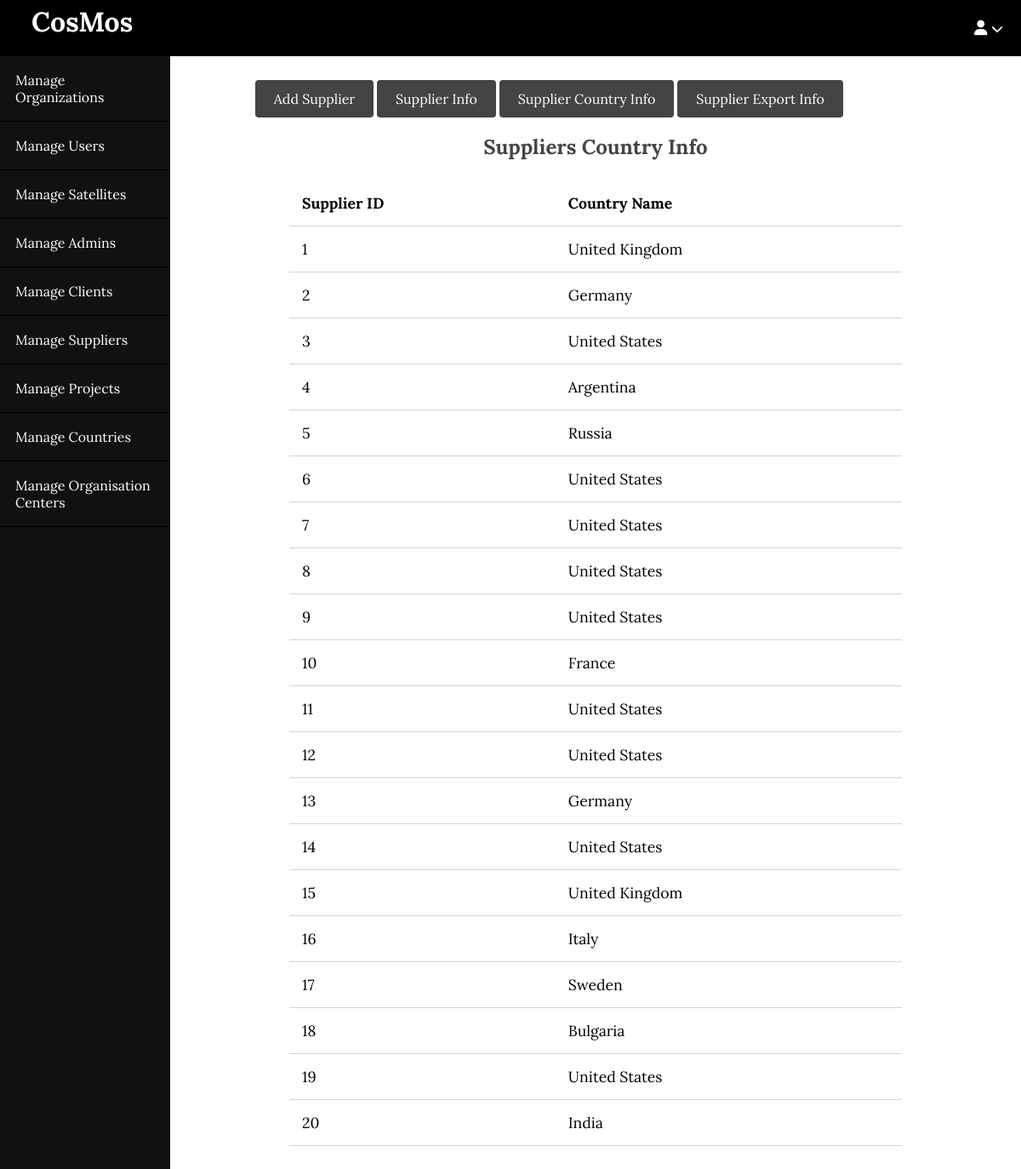
The app's page /blog/admin/supplier/country.php with its own data.
### tables this page shows
CREATE TABLE `supplier_normalised___supply_country` (
  `Supplier_Id` int(2) DEFAULT NULL,
  `Country_Name` varchar(14) DEFAULT NULL
);

### blog/app/database/db.php (called while the page is built, shortened)
<?php
require('connect.php');
function selectAll($table, $conditions = [])
{
    global $conn;
    $sql = "SELECT * FROM $table";
    if (empty($conditions)) {
        $stmt = $conn->prepare($sql);
        $stmt->execute();
        $records = $stmt->get_result()->fetch_all(MYSQLI_ASSOC);
        return $records;
    }
}

### blog/app/controllers/suppliers.php (called while the page is built, shortened)
<?php
include(ROOT_PATH . "/app/database/db.php");
$suppliers_country_info = selectAll('supplier_normalised___supply_country');

### blog/admin/supplier/country.php (the view, shortened to what this page needs)
<?php include(ROOT_PATH . "/app/controllers/suppliers.php");
?>
<!DOCTYPE html>
<html lang="en">
<head>
    <link rel="stylesheet" href="../../assets/css/style.css">
    <link rel="stylesheet" href="../../assets/css/admin.css">
</head>
<body>
    <?php include(ROOT_PATH . "/app/includes/adminHeader.php"); ?>
    <div class="admin-wrapper">
        <?php include(ROOT_PATH . "/app/includes/adminSidebar.php"); ?>
        <div class="admin-content">
            <div class="button-group">
                <a href="create.php" class="btn btn-big">Add Supplier</a>
                <a href="index.php" class="btn btn-big">Supplier Info</a>
                <a href="country.php" class="btn btn-big">Supplier Country Info</a>
                <a href="exporter.php" class="btn btn-big">Supplier Export Info</a>
            </div>
            <div class="content">
                <h2 class="page-title">Suppliers Country Info</h2>
                <table>
                    <thead>
                        <th>Supplier ID</th>
                        <th>Country Name</th>
                    </thead>
                    <tbody>
                        <?php foreach($suppliers_country_info as $key => $supplier): ?>
                            <tr>
                                <td><?php echo $supplier['Supplier_Id'] ?></td>
                                <td><?php echo $supplier['Country_Name'] ?></td>
                            </tr>
                        <?php endforeach; ?>
                    </tbody>
                </table>
            </div>
        </div>
    </div>
</body>
</html>

### blog/assets/css/style.css (style rules this page uses)
* { box-sizing: border-box; }
html, body { height: 100%; padding: 0px; margin: 0px; background: white; font-family:'Lora', serif; }
h1, h2, h3, h4, h5, h6 { color: #444; margin: 5px; }
a { text-decoration: none; color: inherit; }
.btn { padding: .5rem 1rem; background: #444444; color: white; border: 1px solid transparent; border-radius: 0.25rem; }
.btn-big { padding: .7rem 1.3rem; line-height: 1.3rem; }
.content { width: 90%; margin: 30px auto 30px; }

### blog/assets/css/admin.css (style rules this page uses)
.admin-wrapper { display: flex; height: calc(100% - 66px); }
.admin-wrapper .admin-content { flex: 8; height: 100%; padding: 40px 100px 100px; overflow-y: scroll; }
.admin-content .page-title { text-align: center; margin-bottom: 1.5rem; }
table { width: 100%; border-collapse: collapse; font-size: 1.1rem; }
th,td { padding: 15px; text-align: left; border-bottom: 1px solid #d3d3d3; }

### records on screen
supplier_normalised___supply_country: Supplier_Id "1", Country_Name "United Kingdom"
supplier_normalised___supply_country: Supplier_Id "2", Country_Name "Germany"
supplier_normalised___supply_country: Supplier_Id "3", Country_Name "United States"
supplier_normalised___supply_country: Supplier_Id "4", Country_Name "Argentina"
supplier_normalised___supply_country: Supplier_Id "5", Country_Name "Russia"
supplier_normalised___supply_country: Supplier_Id "6", Country_Name "United States"
supplier_normalised___supply_country: Supplier_Id "7", Country_Name "United States"
supplier_normalised___supply_country: Supplier_Id "8", Country_Name "United States"
supplier_normalised___supply_country: Supplier_Id "9", Country_Name "United States"
supplier_normalised___supply_country: Supplier_Id "10", Country_Name "France"
supplier_normalised___supply_country: Supplier_Id "11", Country_Name "United States"
supplier_normalised___supply_country: Supplier_Id "12", Country_Name "United States"
supplier_normalised___supply_country: Supplier_Id "13", Country_Name "Germany"
supplier_normalised___supply_country: Supplier_Id "14", Country_Name "United States"
supplier_normalised___supply_country: Supplier_Id "15", Country_Name "United Kingdom"
supplier_normalised___supply_country: Supplier_Id "16", Country_Name "Italy"
supplier_normalised___supply_country: Supplier_Id "17", Country_Name "Sweden"
supplier_normalised___supply_country: Supplier_Id "18", Country_Name "Bulgaria"
supplier_normalised___supply_country: Supplier_Id "19", Country_Name "United States"
supplier_normalised___supply_country: Supplier_Id "20", Country_Name "India"
